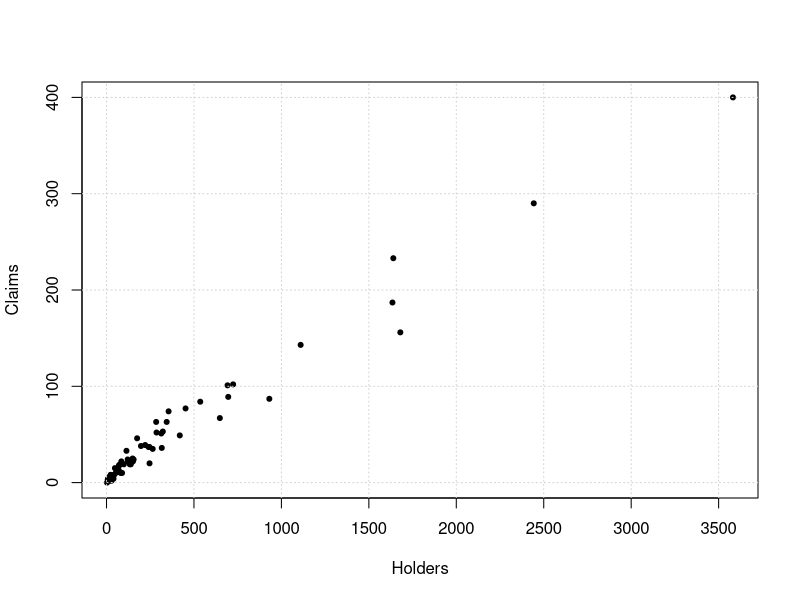
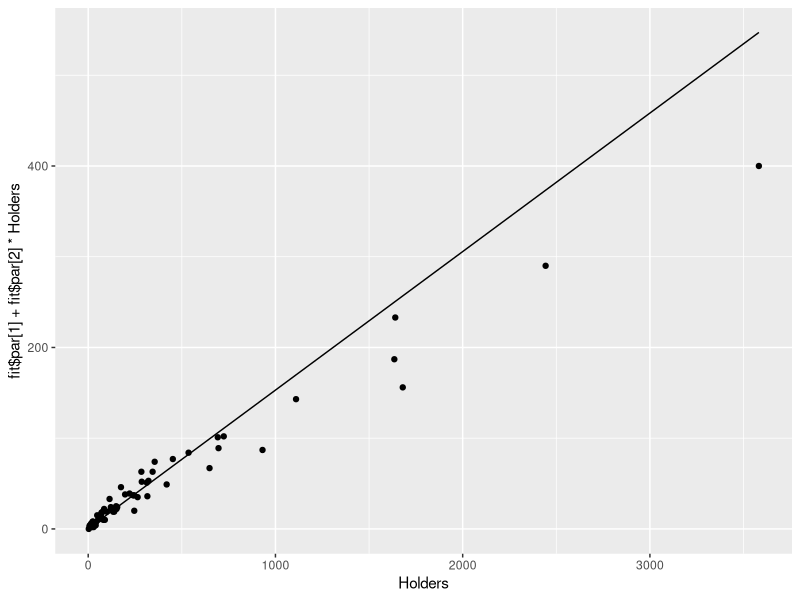
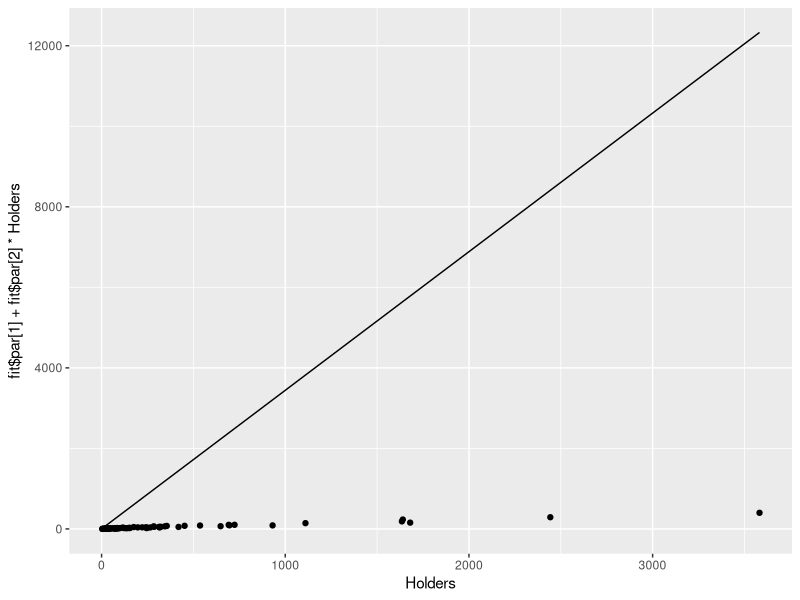
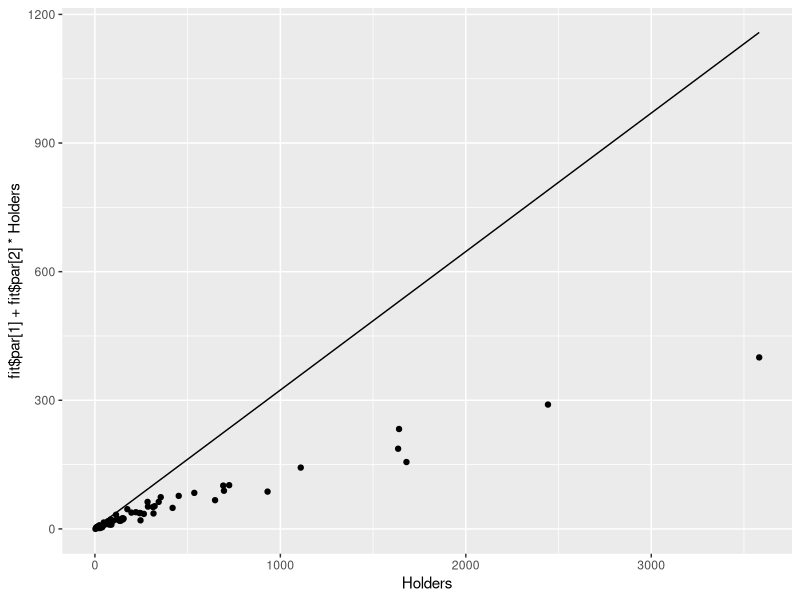
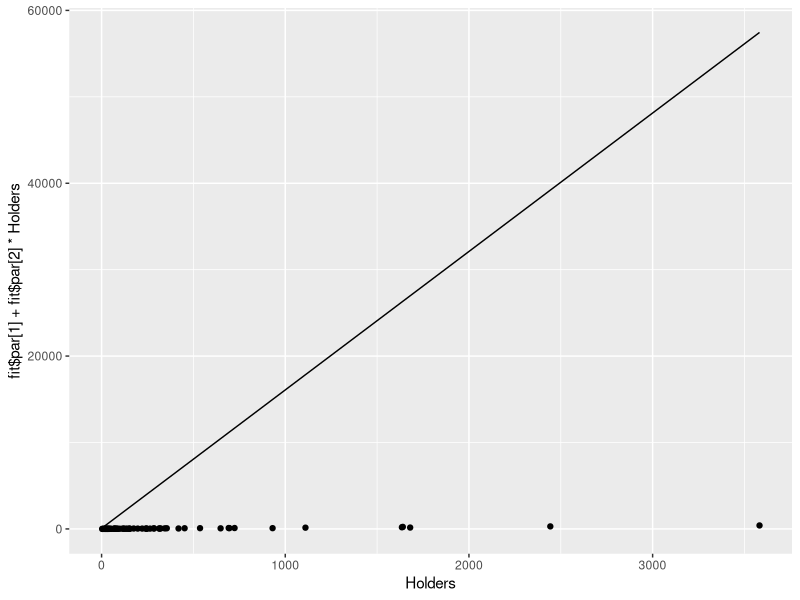

Generate these figures, in order, with R:
## ---- chunk 1
library(MASS)
plot(Insurance$Holders,Insurance$Claims
     ,xlab = 'Holders',ylab='Claims',pch=20)
grid()
## ---- chunk 2
library(tidyverse)
## ---- chunk 3
NegLogLikeA = function(theta,data){
  sigma = theta[3]
  n = nrow(data)
  l=0
  for(i in 1:n){
    mu = theta[1]+theta[2]*data$Holders[i]
    l = l + dnorm(data$Claims[i],mean = mu,sd=sigma)
  }
  return(-l)
}


theta_initial = c(0.01,0.1,log(10))
NegLogLikeA(theta_initial,Insurance)

fit = optim(theta_initial,
            NegLogLikeA,
            data = Insurance)
## ---- chunk 4
ggplot(data=Insurance)+
  geom_line(aes(Holders, fit$par[1]+fit$par[2]*Holders))+
  geom_point(aes(Holders,Claims))
theta_hat = fit$par
theta_hat
## ---- chunk 5
BIC = 2*NegLogLikeA(theta_hat,Insurance) + log(nrow(Insurance))*3
## ---- chunk 6
BIC
## ---- chunk 7
dlaplace = function(x, mu, sigma){
  exp(-abs(x-mu)/sigma) / (2*sigma)
}


NegLogLikeB = function(theta, data){
  sigma = theta[3]
  n = nrow(data)
  l=0
  for(i in 1:n){
    mu = theta[1]+theta[2]*data$Holders[i]
    l = l + dlaplace(data$Claims[i], 0, sigma)
    print(l)
  }
  return(-l)
}


theta_initial=c(0.01,0.1,10)
NegLogLikeB(theta_initial, Insurance)

fit = optim(theta_initial,
            NegLogLikeB,
            data = Insurance)
## ---- chunk 8
ggplot(data=Insurance)+
  geom_line(aes(Holders, fit$par[1]+fit$par[2]*Holders))+
  geom_point(aes(Holders,Claims))
theta_hat = fit$par
theta_hat

## ---- chunk 9
BIC = 2*NegLogLikeB(theta_hat,Insurance) + log(nrow(Insurance))*3
## ---- chunk 10
BIC
## ---- chunk 11
NegLogLikeC = function(theta,data){
  sigma = theta[3]
  n = nrow(data)
  l=0
  for(i in 1:n){
    mu = theta[1]+theta[2]*log(data$Holders[i])
    l = l + dlnorm(data$Claims[i],meanlog = mu, sdlog = sigma)
    print(l)
  }
  return(-l)
}


theta_initial=c(1, 0, 1)
NegLogLikeC(theta_initial, Insurance)

fit = optim(theta_initial,
            NegLogLikeC,
            data=Insurance,
            lower = c(-Inf, -Inf, 0),
            upper = c(Inf, Inf, Inf),
            method = "L-BFGS-B")
## ---- chunk 12
ggplot(data=Insurance)+
  geom_line(aes(Holders, fit$par[1]+fit$par[2]*Holders))+
  geom_point(aes(Holders,Claims))
theta_hat = fit$par
theta_hat
## ---- chunk 13
BIC=2*NegLogLikeC(theta_hat,Insurance)+log(nrow(Insurance))*3
## ---- chunk 14
BIC
## ---- chunk 15
NegLogLikeD = function(theta,data){
  scale = theta[3]
  n = nrow(data)
  l=0
  for(i in 1:n){
    shape = theta[1]+theta[2]*data$Holders[i]
    l = l + dgamma(data$Claims[i], shape = shape, scale = scale)
    print(l)
  }
  return(-l)
}


theta_initial=c(1, 0, 1)
NegLogLikeD(theta_initial,Insurance)

fit = optim(theta_initial,
            NegLogLikeD,
            data=Insurance)
## ---- chunk 16
ggplot(data=Insurance)+
  geom_line(aes(Holders, fit$par[1]+fit$par[2]*Holders))+
  geom_point(aes(Holders,Claims))
theta_hat = fit$par
theta_hat
## ---- chunk 17
BIC=2*NegLogLikeD(theta_hat,Insurance)+log(nrow(Insurance))*3
## ---- chunk 18
BIC
